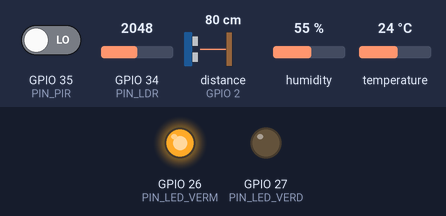
Bench run of a sketch on a simulated ESP32. On the bench: output pins drawn as LEDs (lit = HIGH). Wiring (inferred from the names in the program): ultrasonic range finder: trigger GPIO 4; echo GPIO 2. Inputs (shaded band) come from the test bench; at power-on: distance to the obstacle (sensor on GPIO 2) 80 cm, GPIO 34 (PIN_LDR) = 2048, GPIO 35 (PIN_PIR) LOW, humidity 55 %, temperature 24 °C. The echo pulse lasts 58.3 µs per cm; pins used as bus, display or sensor lines are not drawn; what the sketch prints to the serial monitor is not drawn.

Above: at 1.7 s.
1.8 s: distance to the obstacle (sensor on GPIO 2) set to 10 cm
4.5 s: distance to the obstacle (sensor on GPIO 2) set to 7 cm
At 5.2 s:
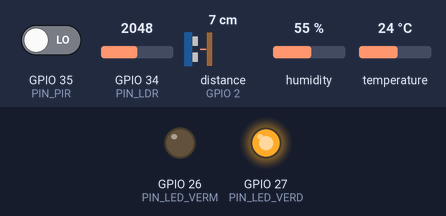
14.0 s: distance to the obstacle (sensor on GPIO 2) set to 9 cm
At 15.6 s:
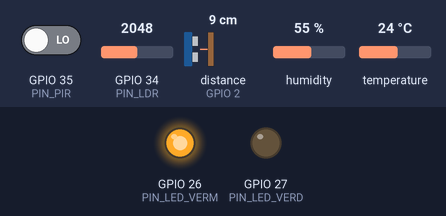
16.7 s: distance to the obstacle (sensor on GPIO 2) set to 2 cm
At 19.0 s:
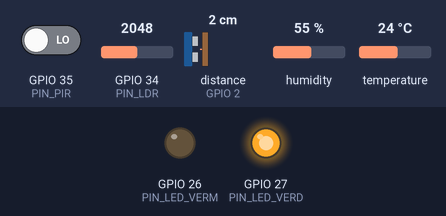
Timing chart, 0 to 23.7 s (numbered marks = the images above; inputs shaded):
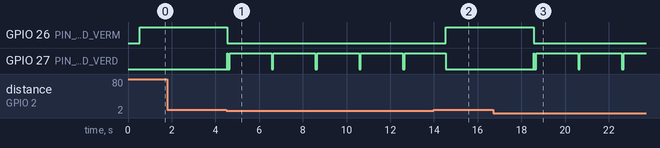

The sketch:

chao_de_fabrica.ino
```cpp
#include <esp_now.h>
#include <WiFi.h>
#include <DHT.h>

#define PIN_TRIG      4
#define PIN_ECHO      2
#define PIN_DHT       15
#define PIN_LDR       34
#define PIN_PIR       35
#define PIN_LED_VERM  26
#define PIN_LED_VERD  27

#define DHTTYPE DHT22
DHT dht(PIN_DHT, DHTTYPE);

const float DIST_TANQUE_VAZIO = 10.0;
const float DIST_TANQUE_CHEIO =  2.0;
const float NIVEL_ALERTA      = 20.0;

uint8_t macDestino[] = {0xFC, 0x01, 0x2C, 0xD0, 0x8C, 0x34};

// (O ESP32 de monitoramento tem q declarar exatmente IGUAL a struct
typedef struct struct_mensagem {
  float nivel_tinta;
  float temperatura;
  float umidade;
  int   luminosidade;
  int   presenca;
  char  timestamp[24];
} DadosFabrica;

DadosFabrica meusDados;

bool envioOk = false;

void aoEnviar(const wifi_tx_info_t *info, esp_now_send_status_t status) {
  envioOk = (status == ESP_NOW_SEND_SUCCESS);
  if (envioOk) {
    Serial.println("Pacote enviado com sucesso via ESP-NOW.");
  } else {
    Serial.println("Falha no envio ESP-NOW.");
  }
}

float lerNivelTanque() {
  digitalWrite(PIN_TRIG, LOW);
  delayMicroseconds(2);
  digitalWrite(PIN_TRIG, HIGH);
  delayMicroseconds(10);
  digitalWrite(PIN_TRIG, LOW);

  long duracao = pulseIn(PIN_ECHO, HIGH, 30000);
  if (duracao == 0) {
    Serial.println("[ULTRA] Timeout – sem eco. Assumindo tanque vazio.");
    return 0.0;
  }

  float distancia = (duracao * 0.0343f) / 2.0f;

  if (distancia > DIST_TANQUE_VAZIO) distancia = DIST_TANQUE_VAZIO;
  if (distancia < DIST_TANQUE_CHEIO) distancia = DIST_TANQUE_CHEIO;

  float porcentagem = ((DIST_TANQUE_VAZIO - distancia) /
                       (DIST_TANQUE_VAZIO - DIST_TANQUE_CHEIO)) * 100.0f;
  return constrain(porcentagem, 0.0f, 100.0f);
}

void iniciarESPNOW() {
  WiFi.mode(WIFI_STA);
  WiFi.disconnect();

  if (esp_now_init() != ESP_OK) {
    Serial.println("[ESP-NOW] Falha na inicialização! Reiniciando...");
    delay(2000);
    ESP.restart();
  }

  esp_now_register_send_cb(aoEnviar);

  esp_now_peer_info_t peer = {};
  memcpy(peer.peer_addr, macDestino, 6);
  peer.channel = 0;
  peer.encrypt = false;

  if (esp_now_add_peer(&peer) != ESP_OK) {
    Serial.println("[ESP-NOW] Falha ao adicionar peer!");
  } else {
    Serial.println("[ESP-NOW] Peer adicionado com sucesso.");
  }
}

void gerarTimestamp(char *buf, size_t len) {
  unsigned long s = millis() / 1000;
  unsigned long h = s / 3600;
  unsigned long m = (s % 3600) / 60;
  unsigned long seg = s % 60;
  snprintf(buf, len, "1970-01-01T%02lu:%02lu:%02luZ", h, m, seg);
}

void setup() {
  Serial.begin(115200);
  delay(500);

  pinMode(PIN_TRIG,     OUTPUT);
  pinMode(PIN_ECHO,     INPUT);
  pinMode(PIN_PIR,      INPUT);
  pinMode(PIN_LDR,      INPUT);
  pinMode(PIN_LED_VERM, OUTPUT);
  pinMode(PIN_LED_VERD, OUTPUT);

  digitalWrite(PIN_LED_VERM, LOW);
  digitalWrite(PIN_LED_VERD, LOW);

  dht.begin();

  iniciarESPNOW();

  Serial.println("=== ESP32 Chão de Fábrica iniciado ===");
  Serial.print("MAC deste ESP32: ");
  Serial.println(WiFi.macAddress());
}

void loop() {
  Serial.println("\n=============================");

  meusDados.nivel_tinta  = lerNivelTanque();
  meusDados.temperatura  = dht.readTemperature();
  meusDados.umidade      = dht.readHumidity();
  meusDados.luminosidade = analogRead(PIN_LDR);
  meusDados.presenca     = digitalRead(PIN_PIR);
  gerarTimestamp(meusDados.timestamp, sizeof(meusDados.timestamp));

  if (isnan(meusDados.temperatura) || isnan(meusDados.umidade)) {
    Serial.println("[DHT] Erro de leitura! Usando 0.");
    meusDados.temperatura = 0.0f;
    meusDados.umidade     = 0.0f;
  }

  Serial.printf("Nível do tanque: %.1f%%\n",  meusDados.nivel_tinta);
  Serial.printf("Temperatura:     %.1f °C\n", meusDados.temperatura);
  Serial.printf("Umidade:         %.1f%%\n",  meusDados.umidade);
  Serial.printf("Luminosidade:    %d\n",       meusDados.luminosidade);
  Serial.println(meusDados.presenca ? "Presença detectada" : "Sem presença");

bool alertaCritico = (meusDados.nivel_tinta < NIVEL_ALERTA);

  if (alertaCritico) {
    Serial.println("Alerta! Nível de tinta baixo.");
    Serial.println("Estado: ALERTA – verificar tanque de tinta");
    digitalWrite(PIN_LED_VERM, HIGH);
    digitalWrite(PIN_LED_VERD, LOW);
  } else {
    Serial.println("Estado: Operação normal");
    digitalWrite(PIN_LED_VERM, LOW);
    digitalWrite(PIN_LED_VERD, HIGH);
  }

  esp_err_t resultado = esp_now_send(macDestino,
                                     (uint8_t *)&meusDados,
                                     sizeof(meusDados));

  if (resultado == ESP_OK) {
    Serial.printf("Pacote enviado: {nivel=%.1f%%, temp=%.1f°C, "
                  "umidade=%.1f%%, luz=%d, presenca=%d}\n",
            meusDados.nivel_tinta, meusDados.temperatura,
            meusDados.umidade, meusDados.luminosidade,
                  meusDados.presenca);
  } else {
    Serial.println("Falha no envio ESP-NOW (esp_now_send retornou erro)");
  }

  delay(20);
  if (envioOk) {
    digitalWrite(PIN_LED_VERD, LOW);
    delay(80);
    digitalWrite(PIN_LED_VERD, !alertaCritico ? HIGH : LOW);
  } else {
    digitalWrite(PIN_LED_VERM, LOW);
    delay(80);
    digitalWrite(PIN_LED_VERM, HIGH);
  }

  delay(1880);
}
```

Measured:
- the behaviour switches between 9 and 8 cm on distance to the obstacle (sensor on GPIO 2) (found by bisection; images 0 and 1)
- after the input at 1.8 s, every drawn part: stays the same
- after the input at 4.5 s, GPIO 26 (PIN_LED_VERM): HIGH → LOW at once; GPIO 27 (PIN_LED_VERD): LOW → HIGH at once, then repeats every 2.0 s: LOW 0.08 s, HIGH 1.9 s
- after the input at 14.0 s, GPIO 26 (PIN_LED_VERM): LOW → HIGH after 0.55 s; GPIO 27 (PIN_LED_VERD): goes on until 14.5 s, then stays LOW
- after the input at 16.7 s, GPIO 26 (PIN_LED_VERM): HIGH → LOW after 1.9 s; GPIO 27 (PIN_LED_VERD): LOW → HIGH after 1.9 s, then repeats every 2.0 s: LOW 0.08 s, HIGH 1.9 s
